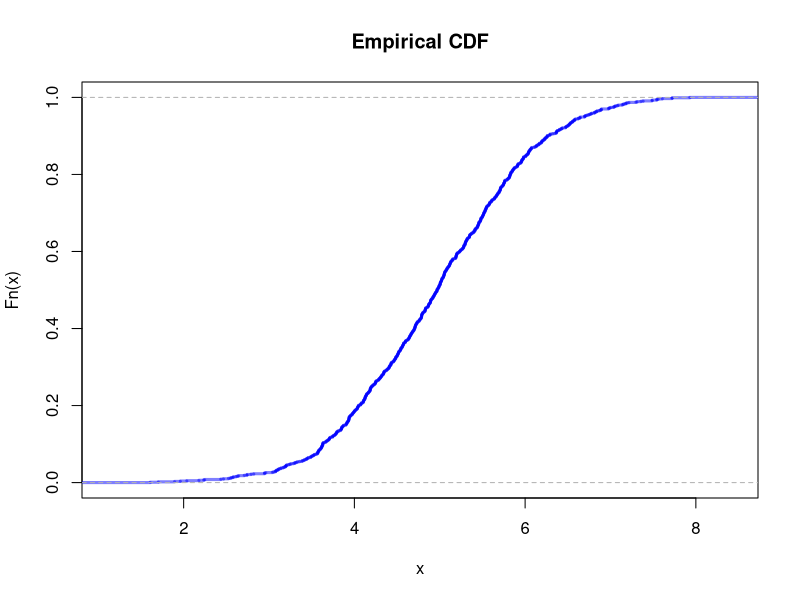

Here is the R script that generated this plot:
## ---- chunk 1
knitr::opts_chunk$set(echo = TRUE)
## ---- chunk 2
library(scales)
ECDF<-function(dist, params){
  plot(ecdf(eval(parse(text = paste0("r", dist, "(1000 ,",params,")")))),
       main = "Empirical CDF", col = alpha("blue",.5), lwd = 3)
}

ECDF("norm","mean = 5, sd = 1")

